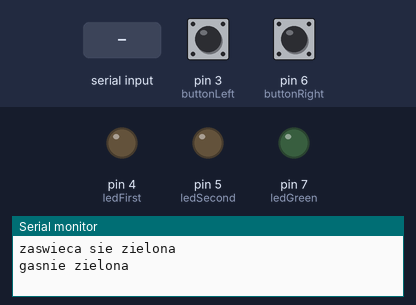
Recording of a sketch running on a simulated Arduino Uno, built with avr-gcc and run on an emulated ATmega328P. On the bench: output pins drawn as LEDs (lit = HIGH), the last lines printed to the serial monitor. The inputs (shaded band) are chosen by the test bench; at power-on: pin 3 (buttonLeft) LOW, pin 6 (buttonRight) LOW. Random numbers use the default seed unless the sketch sets one.

Above: at 4.6 s.
4.7 s: pin 3 (buttonLeft) pulled HIGH for 0.15 s
At 5.9 s:
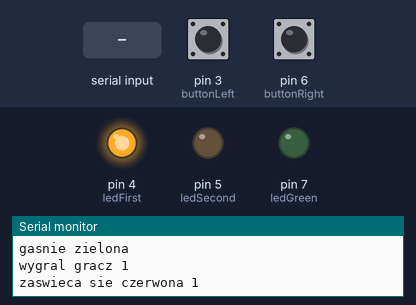
At 7.6 s:
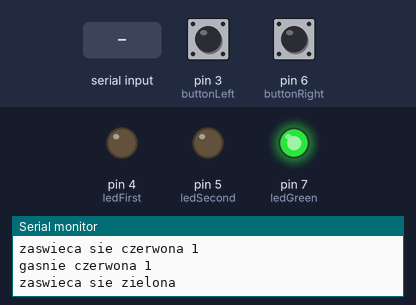
7.8 s: "R" received over Serial
10.8 s: "L" received over Serial
At 16.1 s:
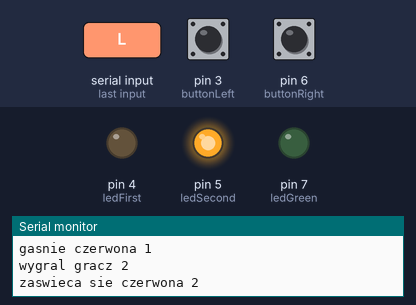
Timing chart, 0 to 25.0 s (numbered marks = the images above; inputs shaded):
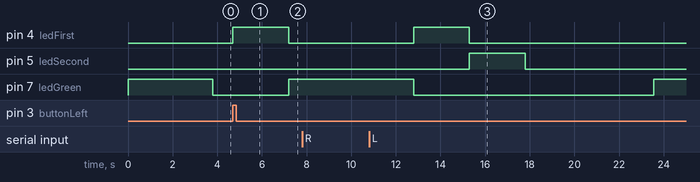

The sketch:

gra_na_refleks.ino
```cpp
int ledFirst = 4;
int ledSecond = 5;
int ledGreen = 7;
int buttonLeft = 3;
int buttonRight = 6;
int stanLeft = LOW;
int stanRight = LOW;
int stanGreen = HIGH;
long rndm;
int i = 0;

void setup()
{
  Serial.begin(9600);
  pinMode(ledSecond, OUTPUT);
  pinMode(ledFirst, OUTPUT);
  pinMode(ledGreen, OUTPUT);
  pinMode(buttonLeft, INPUT);
  pinMode(buttonRight, INPUT);
  digitalWrite(ledGreen, stanGreen);
}

void loop()
{
  randomSeed(millis());
  stanLeft = digitalRead(buttonLeft);
  stanRight = digitalRead(buttonRight);

  if (i == 0)
  {
    digitalWrite(ledGreen, stanGreen);
    rndm = random(2000, 7000);
    Serial.println("zaswieca sie zielona");
    delay(rndm);
    stanGreen = !stanGreen;
    Serial.println("gasnie zielona");
    digitalWrite(ledGreen, stanGreen);
    i++;
  }

  while (Serial.available()) {
    char command = Serial.read();
    if (command == 'L' && stanGreen == LOW) {
      stanLeft = !stanLeft;
    }
    else if (command == 'R' && stanGreen == LOW) {
      stanRight = !stanRight;
    }
  }

  if (stanGreen == LOW);
  {
    if (stanLeft == HIGH)
    {
      Serial.println("wygral gracz 1");
      digitalWrite(ledFirst, HIGH);
      Serial.println("zaswieca sie czerwona 1");
      delay(2500);
      digitalWrite(ledFirst, LOW);
      stanGreen = !stanGreen;
      i = 0;
      Serial.println("gasnie czerwona 1");
    }
    if (stanRight == HIGH)
    {
      Serial.println("wygral gracz 2");
      digitalWrite(ledSecond, HIGH);
      Serial.println("zaswieca sie czerwona 2");
      delay(2500);
      digitalWrite(ledSecond, LOW);
      stanGreen = !stanGreen;
      i = 0;
      Serial.println("gasnie czerwona 2");
    }
  }
}
```

Measured:
- after the input at 4.7 s, pin 4 (ledFirst): LOW → HIGH at once, → LOW 2.5 s later; pin 7 (ledGreen): LOW → HIGH after 2.5 s
- after the input at 7.8 s, every drawn part: stays the same
- after the input at 10.8 s, pin 4 (ledFirst): LOW → HIGH after 2.0 s, → LOW 2.5 s later
